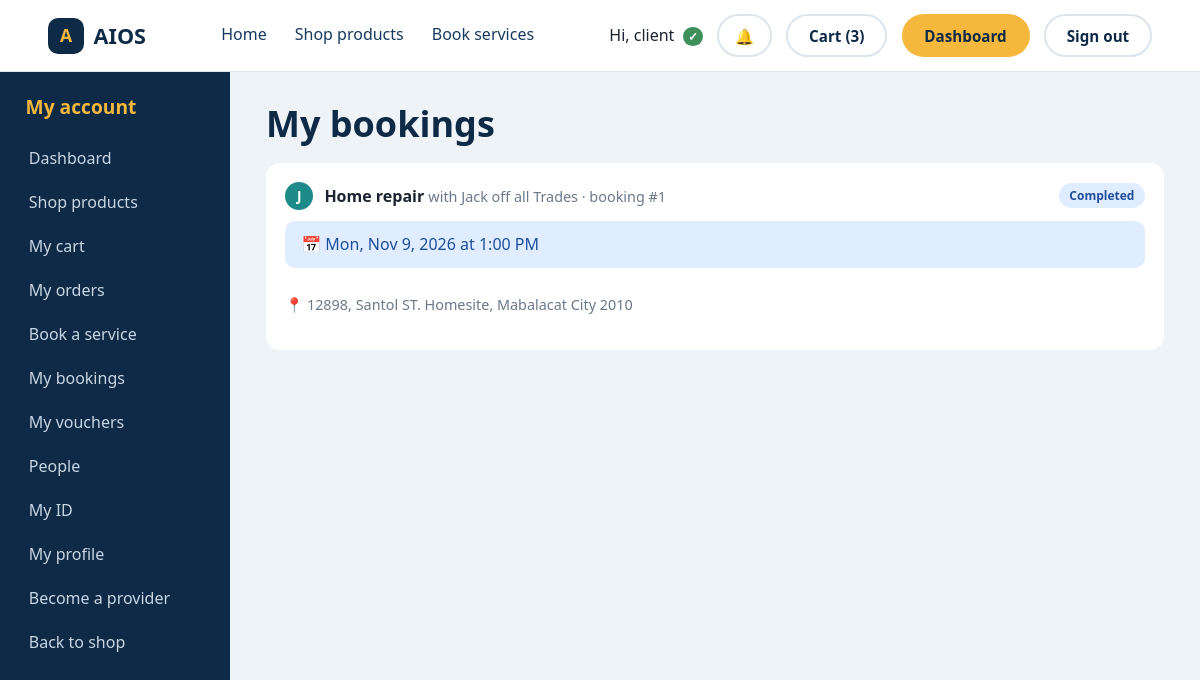
The app's page /bookings.php (signed in) with its own data.
### tables this page shows
CREATE TABLE IF NOT EXISTS bookings (
  id           INT UNSIGNED AUTO_INCREMENT PRIMARY KEY,
  client_id    INT UNSIGNED NOT NULL,
  provider_id  INT UNSIGNED NOT NULL,
  service      VARCHAR(60) NOT NULL,
  booking_date DATE NOT NULL,
  booking_time TIME NOT NULL,
  address      VARCHAR(300) NOT NULL,
  contact      VARCHAR(140) NOT NULL,
  notes        VARCHAR(500) NULL,
  status       ENUM('pending','confirmed','declined','completed','cancelled') NOT NULL DEFAULT 'pending',
  created_at   DATETIME NOT NULL,
  updated_at   DATETIME NULL,
  KEY by_client (client_id),
  KEY by_provider (provider_id, booking_date),
  FOREIGN KEY (client_id)   REFERENCES users(id) ON DELETE CASCADE,
  FOREIGN KEY (provider_id) REFERENCES users(id) ON DELETE CASCADE
);

### bookings.php (the view, shortened to what this page needs)
<?php
require_once __DIR__ . '/includes/bootstrap.php';
$uid = (int)$_SESSION['user_id'];
$st = db()->prepare('SELECT b.*, ' . store_expr('b.provider_id', 'u.first_name') . ' AS store, u.photo FROM bookings b JOIN users u ON u.id = b.provider_id
                     WHERE b.client_id = ? ORDER BY b.booking_date DESC, b.booking_time DESC LIMIT 60');
$st->execute([$uid]);
$bookings = $st->fetchAll();
?>
<!DOCTYPE html>
<html lang="en">
<head>
  <link rel="stylesheet" href="css/style.css">
</head>
<body>
  <?php include __DIR__ . '/includes/topbar.php'; ?>
  <div class="dash">
    <?php include __DIR__ . '/includes/sidebar.php'; ?>
    <main class="dash-main">
      <h1>My bookings</h1>
      <?php foreach ($bookings as $b): [$label, $class] = booking_badge($b['status']); ?>
        <div class="card order-card">
          <div class="order-head">
            <div class="who"><span class="avatar-sm"><?= avatar_art($b['photo'] ?? '', $b['store']) ?></span>
              <div><strong><?= htmlspecialchars($b['service']) ?></strong> <span class="muted">with <?= htmlspecialchars($b['store']) ?> &middot; booking #<?= (int)$b['id'] ?></span></div></div>
            <span class="badge <?= $class ?>"><?= $label ?></span>
          </div>
          <p class="eta-box<?= $b['status'] === 'completed' ? ' done' : '' ?>">&#128197; <?= htmlspecialchars(booking_when($b)) ?></p>
          <p class="muted">&#128205; <?= htmlspecialchars($b['address']) ?><?= $b['notes'] ? ' &middot; Your note: ' . htmlspecialchars($b['notes']) : '' ?></p>
        </div>
      <?php endforeach; ?>
    </main>
  </div>
</body>
</html>

### includes/bootstrap.php (shortened to what this page needs)
<?php
function db(): PDO {
    static $pdo = null;
    if (!$pdo) {
        $pdo = new PDO('mysql:host=' . DB_HOST . ';dbname=' . DB_NAME . ';charset=utf8mb4', DB_USER, DB_PASS, [
            PDO::ATTR_ERRMODE            => PDO::ERRMODE_EXCEPTION,
            PDO::ATTR_DEFAULT_FETCH_MODE => PDO::FETCH_ASSOC,
        ]);
    }
    return $pdo;
}
function store_expr(string $idCol, string $nameCol): string {
    return "COALESCE((SELECT a.business_name FROM provider_applications a WHERE a.user_id = $idCol AND a.status = 'approved' ORDER BY a.id DESC LIMIT 1), NULLIF($nameCol, ''), 'Store')";
}
function avatar_art(?string $path, string $name = ''): string {
    return '<span>' . htmlspecialchars(strtoupper(mb_substr(trim($name) !== '' ? $name : 'S', 0, 1))) . '</span>';
}
function booking_when(array $b): string {
    return date('D, M j, Y', strtotime($b['booking_date'])) . ' at ' . date('g:i A', strtotime($b['booking_time']));
}
function booking_badge(string $status, bool $forProvider = false): array {
    $map = ['pending' => [$forProvider ? 'New request' : 'Waiting for the provider', 'badge-pending'], 'confirmed' => ['Confirmed', 'badge-confirmed'],
            'completed' => ['Completed', 'badge-delivered'], 'declined' => ['Declined', 'badge-rejected'], 'cancelled' => ['Cancelled', 'badge-rejected']];
    return $map[$status] ?? [$status, 'badge-pending'];
}
function id_approved(): bool {
    static $cache = [];
    $uid = (int)$_SESSION['user_id'];
    if (!isset($cache[$uid])) {
        $st = db()->prepare('SELECT id_status FROM users WHERE id = ?');
        $st->execute([$uid]);
        $cache[$uid] = (string)$st->fetchColumn();
    }
    return $cache[$uid] === 'approved';
}
function verified_badge(): string {
    return (($_SESSION['role'] ?? '') === 'client' && id_approved())
        ? ' <span class="verified-check" title="ID verified" aria-label="ID verified">&#10003;</span>' : '';
}

### css/style.css (style rules this page uses)
:root { --navy: #0e2a47; --navy-2: #163a5f; --marigold: #f5b83d; --teal: #1f8a8a; --mist: #eef3f7; --ink: #1b2430; --muted: #6a7889; --white: #ffffff; --line: #dde5ec; --header-h: 72px; --font-head: 'Bricolage Grotesque', 'Segoe UI', sans-serif; --font-body: 'DM Sans', 'Segoe UI', sans-serif; }
*, *::before, *::after { box-sizing: border-box; }
html { scroll-behavior: smooth; scroll-padding-top: var(--header-h); }
body { margin: 0; font-family: var(--font-body); color: var(--ink); background: var(--white); line-height: 1.55; }
h1, h2, h3 { font-family: var(--font-head); margin: 0; line-height: 1.1; }
.muted { color: var(--muted); font-size: .9rem; }
.badge { font-size: .75rem; font-weight: 700; padding: .2rem .65rem; border-radius: 999px; }
.dash { display: grid; grid-template-columns: 230px minmax(0, 1fr); min-height: calc(100vh - var(--header-h)); background: var(--mist); }
.dash-main { padding: 2rem clamp(1rem, 3vw, 2.5rem) 3rem; }
.dash-main h1 { font-size: clamp(1.7rem, 3vw, 2.3rem); color: var(--navy); margin-bottom: 1.2rem; }
.card { background: var(--white); border-radius: 14px; padding: 1.2rem; display: flex; flex-direction: column; gap: .2rem; }
.order-card { margin-bottom: 1rem; gap: .7rem; }
.order-head { display: flex; justify-content: space-between; align-items: center; gap: 1rem; flex-wrap: wrap; }
.badge-delivered { background: #e0ecff; color: #1d4f9c; }
.eta-box { background: #eef7f6; color: #136b6b; padding: .7rem 1rem; border-radius: 10px; margin: 0; }
.eta-box.done { background: #e0ecff; color: #1d4f9c; }
.avatar-sm { width: 28px; height: 28px; border-radius: 50%; overflow: hidden; display: inline-grid; place-items: center; background: var(--teal); color: #fff; font-weight: 700; font-size: .85rem; flex-shrink: 0; }
.order-head .who { display: flex; align-items: center; gap: .7rem; }
.verified-check { display: inline-grid; place-items: center; width: 1.2rem; height: 1.2rem; border-radius: 50%; background: #3f8f5b; color: #fff; font-size: .75rem; font-weight: 700; line-height: 1; vertical-align: middle; margin-left: .3rem; }

### records on screen
bookings: name "J", service "Home repair", store "Jack off all Trades", id "1", label "Completed", booking_when($b) "Mon, Nov 9, 2026 at 1:00 PM", address "12898, Santol ST. Homesite, Mabalacat City 2010"

### other values on screen
SITE_NAME "AIOS"
$_SESSION['user'] "client"
cart_count() "3"
$panelTitle "My account"
$menuLabel "Dashboard"
$menuLabel "Shop products"
$menuLabel "My cart"
$menuLabel "My orders"
$menuLabel "Book a service"
$menuLabel "My bookings"
$menuLabel "My vouchers"
$menuLabel "People"
$menuLabel "My ID"
$menuLabel "My profile"
$menuLabel "Become a provider"
